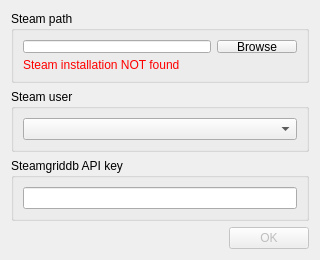
<?xml version="1.0" encoding="UTF-8"?>
<ui version="4.0">
 <class>Dialog</class>
 <widget class="QDialog" name="Dialog">
  <property name="windowModality">
   <enum>Qt::WindowModality::ApplicationModal</enum>
  </property>
  <property name="geometry">
   <rect>
    <x>0</x>
    <y>0</y>
    <width>320</width>
    <height>260</height>
   </rect>
  </property>
  <property name="sizePolicy">
   <sizepolicy hsizetype="Preferred" vsizetype="Preferred">
    <horstretch>0</horstretch>
    <verstretch>0</verstretch>
   </sizepolicy>
  </property>
  <property name="minimumSize">
   <size>
    <width>320</width>
    <height>260</height>
   </size>
  </property>
  <property name="maximumSize">
   <size>
    <width>320</width>
    <height>260</height>
   </size>
  </property>
  <property name="windowTitle">
   <string>Setup</string>
  </property>
  <property name="sizeGripEnabled">
   <bool>false</bool>
  </property>
  <property name="modal">
   <bool>true</bool>
  </property>
  <layout class="QGridLayout" name="gridLayout">
   <item row="1" column="0">
    <widget class="QGroupBox" name="userBox">
     <property name="title">
      <string>Steam user</string>
     </property>
     <layout class="QHBoxLayout" name="horizontalLayout_3">
      <item>
       <widget class="QComboBox" name="userSelect"/>
      </item>
     </layout>
    </widget>
   </item>
   <item row="3" column="0">
    <widget class="QDialogButtonBox" name="buttonBox">
     <property name="enabled">
      <bool>false</bool>
     </property>
     <property name="orientation">
      <enum>Qt::Orientation::Horizontal</enum>
     </property>
     <property name="standardButtons">
      <set>QDialogButtonBox::StandardButton::Ok</set>
     </property>
     <property name="centerButtons">
      <bool>false</bool>
     </property>
    </widget>
   </item>
   <item row="0" column="0">
    <widget class="QGroupBox" name="steamBox">
     <property name="title">
      <string>Steam path</string>
     </property>
     <layout class="QVBoxLayout" name="verticalLayout">
      <item>
       <layout class="QHBoxLayout" name="horizontalLayout">
        <item>
         <widget class="QLineEdit" name="pathField"/>
        </item>
        <item>
         <widget class="QPushButton" name="browseButton">
          <property name="text">
           <string>Browse</string>
          </property>
         </widget>
        </item>
       </layout>
      </item>
      <item>
       <widget class="QLabel" name="pathLabel">
        <property name="styleSheet">
         <string notr="true">color: red;</string>
        </property>
        <property name="text">
         <string>Steam installation NOT found</string>
        </property>
       </widget>
      </item>
     </layout>
    </widget>
   </item>
   <item row="2" column="0">
    <widget class="QGroupBox" name="apiBox">
     <property name="title">
      <string>Steamgriddb API key</string>
     </property>
     <layout class="QHBoxLayout" name="horizontalLayout_2">
      <item>
       <widget class="QLineEdit" name="apiField"/>
      </item>
     </layout>
    </widget>
   </item>
  </layout>
 </widget>
 <resources/>
 <connections>
  <connection>
   <sender>buttonBox</sender>
   <signal>accepted()</signal>
   <receiver>Dialog</receiver>
   <slot>accept()</slot>
   <hints>
    <hint type="sourcelabel">
     <x>248</x>
     <y>254</y>
    </hint>
    <hint type="destinationlabel">
     <x>157</x>
     <y>274</y>
    </hint>
   </hints>
  </connection>
  <connection>
   <sender>buttonBox</sender>
   <signal>rejected()</signal>
   <receiver>Dialog</receiver>
   <slot>reject()</slot>
   <hints>
    <hint type="sourcelabel">
     <x>316</x>
     <y>260</y>
    </hint>
    <hint type="destinationlabel">
     <x>286</x>
     <y>274</y>
    </hint>
   </hints>
  </connection>
 </connections>
</ui>
